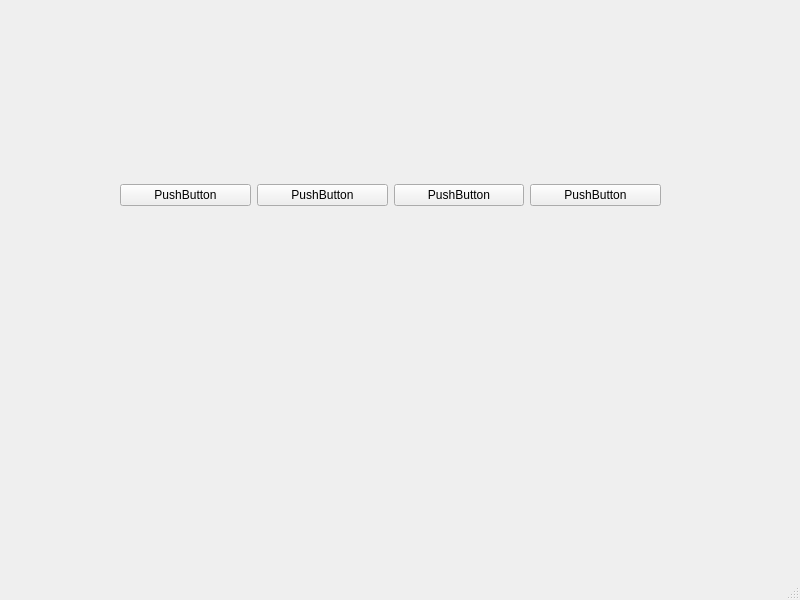
<?xml version="1.0" encoding="UTF-8"?>
<ui version="4.0">
 <class>MainWindow</class>
 <widget class="QMainWindow" name="MainWindow">
  <property name="geometry">
   <rect>
    <x>0</x>
    <y>0</y>
    <width>800</width>
    <height>600</height>
   </rect>
  </property>
  <property name="windowTitle">
   <string>MainWindow</string>
  </property>
  <widget class="QWidget" name="centralwidget">
   <widget class="QWidget" name="horizontalLayoutWidget">
    <property name="geometry">
     <rect>
      <x>120</x>
      <y>120</y>
      <width>541</width>
      <height>151</height>
     </rect>
    </property>
    <layout class="QHBoxLayout" name="horizontalLayout">
     <item>
      <widget class="QPushButton" name="pushButton_4">
       <property name="text">
        <string>PushButton</string>
       </property>
      </widget>
     </item>
     <item>
      <widget class="QPushButton" name="pushButton_3">
       <property name="text">
        <string>PushButton</string>
       </property>
      </widget>
     </item>
     <item>
      <widget class="QPushButton" name="pushButton">
       <property name="text">
        <string>PushButton</string>
       </property>
      </widget>
     </item>
     <item>
      <widget class="QPushButton" name="pushButton_2">
       <property name="text">
        <string>PushButton</string>
       </property>
      </widget>
     </item>
    </layout>
   </widget>
  </widget>
  <widget class="QMenuBar" name="menubar">
   <property name="geometry">
    <rect>
     <x>0</x>
     <y>0</y>
     <width>800</width>
     <height>23</height>
    </rect>
   </property>
  </widget>
  <widget class="QStatusBar" name="statusbar"/>
 </widget>
 <resources/>
 <connections/>
</ui>
